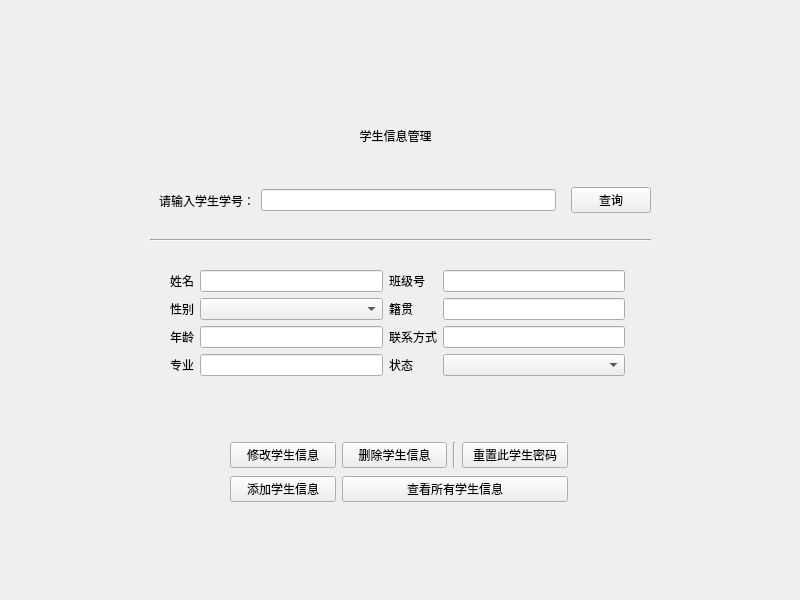
<?xml version="1.0" encoding="UTF-8"?>
<ui version="4.0">
 <class>stuinfomanage</class>
 <widget class="QWidget" name="stuinfomanage">
  <property name="geometry">
   <rect>
    <x>0</x>
    <y>0</y>
    <width>800</width>
    <height>600</height>
   </rect>
  </property>
  <property name="windowTitle">
   <string>Form</string>
  </property>
  <widget class="QLabel" name="label_2">
   <property name="geometry">
    <rect>
     <x>290</x>
     <y>120</y>
     <width>211</width>
     <height>31</height>
    </rect>
   </property>
   <property name="styleSheet">
    <string notr="true">font: 20pt &quot;Arial&quot;;</string>
   </property>
   <property name="text">
    <string>学生信息管理</string>
   </property>
   <property name="alignment">
    <set>Qt::AlignCenter</set>
   </property>
  </widget>
  <widget class="Line" name="line">
   <property name="geometry">
    <rect>
     <x>150</x>
     <y>230</y>
     <width>501</width>
     <height>20</height>
    </rect>
   </property>
   <property name="orientation">
    <enum>Qt::Horizontal</enum>
   </property>
  </widget>
  <widget class="QWidget" name="layoutWidget">
   <property name="geometry">
    <rect>
     <x>230</x>
     <y>440</y>
     <width>338</width>
     <height>65</height>
    </rect>
   </property>
   <layout class="QGridLayout" name="gridLayout_2">
    <item row="0" column="0">
     <widget class="QPushButton" name="update_button">
      <property name="text">
       <string>修改学生信息</string>
      </property>
     </widget>
    </item>
    <item row="1" column="0">
     <widget class="QPushButton" name="addStuInfo_button">
      <property name="text">
       <string>添加学生信息</string>
      </property>
     </widget>
    </item>
    <item row="1" column="1" colspan="3">
     <widget class="QPushButton" name="listAllStu_button">
      <property name="text">
       <string>查看所有学生信息</string>
      </property>
     </widget>
    </item>
    <item row="0" column="3">
     <widget class="QPushButton" name="reset_button">
      <property name="text">
       <string>重置此学生密码</string>
      </property>
     </widget>
    </item>
    <item row="0" column="1">
     <widget class="QPushButton" name="delete_button">
      <property name="text">
       <string>删除学生信息</string>
      </property>
     </widget>
    </item>
    <item row="0" column="2">
     <widget class="Line" name="line_2">
      <property name="orientation">
       <enum>Qt::Vertical</enum>
      </property>
     </widget>
    </item>
   </layout>
  </widget>
  <widget class="QWidget" name="layoutWidget">
   <property name="geometry">
    <rect>
     <x>170</x>
     <y>270</y>
     <width>455</width>
     <height>107</height>
    </rect>
   </property>
   <layout class="QGridLayout" name="gridLayout">
    <item row="0" column="0">
     <widget class="QLabel" name="label_3">
      <property name="text">
       <string>姓名</string>
      </property>
     </widget>
    </item>
    <item row="0" column="1">
     <widget class="QLineEdit" name="sName_lineEdit"/>
    </item>
    <item row="0" column="2">
     <widget class="QLabel" name="label_7">
      <property name="text">
       <string>班级号</string>
      </property>
     </widget>
    </item>
    <item row="0" column="3">
     <widget class="QLineEdit" name="classId_lineEdit"/>
    </item>
    <item row="1" column="0">
     <widget class="QLabel" name="label_4">
      <property name="text">
       <string>性别</string>
      </property>
     </widget>
    </item>
    <item row="1" column="1">
     <widget class="QComboBox" name="sexBox"/>
    </item>
    <item row="1" column="2">
     <widget class="QLabel" name="label_8">
      <property name="text">
       <string>籍贯</string>
      </property>
     </widget>
    </item>
    <item row="1" column="3">
     <widget class="QLineEdit" name="address_lineEdit"/>
    </item>
    <item row="2" column="0">
     <widget class="QLabel" name="label_5">
      <property name="text">
       <string>年龄</string>
      </property>
     </widget>
    </item>
    <item row="2" column="1">
     <widget class="QLineEdit" name="age_lineEdit"/>
    </item>
    <item row="2" column="2">
     <widget class="QLabel" name="label_9">
      <property name="text">
       <string>联系方式</string>
      </property>
     </widget>
    </item>
    <item row="2" column="3">
     <widget class="QLineEdit" name="phone_lineEdit"/>
    </item>
    <item row="3" column="0">
     <widget class="QLabel" name="label_6">
      <property name="text">
       <string>专业</string>
      </property>
     </widget>
    </item>
    <item row="3" column="1">
     <widget class="QLineEdit" name="major_lineEdit"/>
    </item>
    <item row="3" column="2">
     <widget class="QLabel" name="label_10">
      <property name="text">
       <string>状态</string>
      </property>
     </widget>
    </item>
    <item row="3" column="3">
     <widget class="QComboBox" name="statusBox"/>
    </item>
   </layout>
  </widget>
  <widget class="QWidget" name="widget_2" native="true">
   <property name="geometry">
    <rect>
     <x>150</x>
     <y>160</y>
     <width>501</width>
     <height>81</height>
    </rect>
   </property>
   <property name="layoutDirection">
    <enum>Qt::LeftToRight</enum>
   </property>
   <layout class="QHBoxLayout" name="horizontalLayout_2">
    <item>
     <widget class="QWidget" name="widget" native="true">
      <layout class="QHBoxLayout" name="horizontalLayout">
       <item>
        <widget class="QLabel" name="label">
         <property name="text">
          <string>请输入学生学号：</string>
         </property>
        </widget>
       </item>
       <item>
        <widget class="QLineEdit" name="sNo_lineEdit"/>
       </item>
      </layout>
     </widget>
    </item>
    <item>
     <layout class="QGridLayout" name="gridLayout_3">
      <item row="0" column="0">
       <widget class="QPushButton" name="pushButton">
        <property name="text">
         <string>查询</string>
        </property>
       </widget>
      </item>
     </layout>
    </item>
   </layout>
  </widget>
 </widget>
 <resources/>
 <connections/>
</ui>
